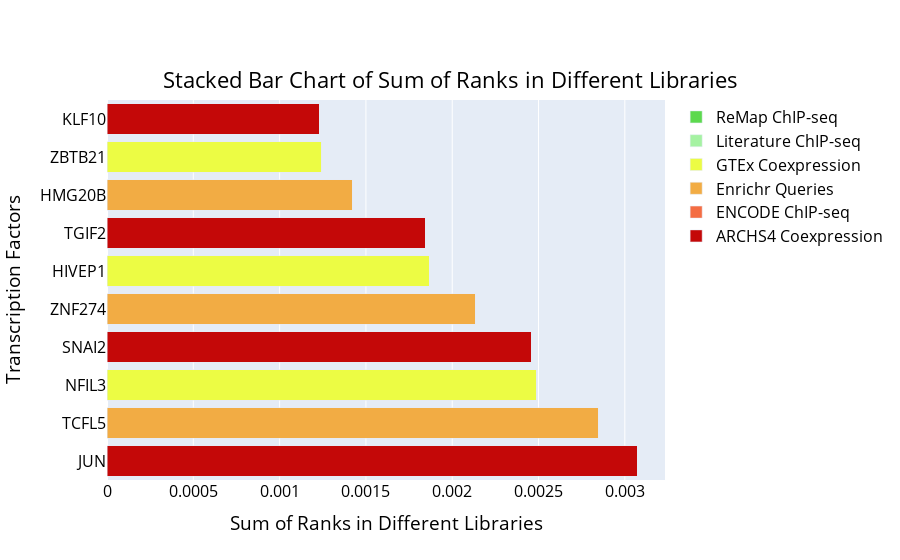

Notebook code for this chart:
### Markdown cell above
## Top Rank Bar Chart

### Code cell
tr_sortedtopresults = sorted(results['Integrated--topRank'], key = lambda k: k['Score']) 
tr_sortedtopresults = tr_sortedtopresults[0:num_tfs]
tr_sortedtopresults = tr_sortedtopresults[::-1]

topranklibscores = []
for i in range(num_tfs):
    topranklibscores.append(tr_sortedtopresults[i]['Score'])

tr_lib_scores = {'ARCHS4 Coexpression': [0] * num_tfs, 'ENCODE ChIP-seq': [0] * num_tfs, 
                 'Enrichr Queries': [0] * num_tfs, 'GTEx Coexpression': [0] * num_tfs,
                 'Literature ChIP-seq': [0] * num_tfs, 'ReMap ChIP-seq': [0] * num_tfs}

for i, tfentry in enumerate (tr_sortedtopresults):
    libscores = tfentry['Library'].split(';')
    for value in libscores:
        lib, value = value.split(',')
        tr_lib_scores[lib][i] = float(value)

tr_sortedtfs = []
for i in range(0, len(tr_sortedtopresults)):
    tr_sortedtfs.append(tr_sortedtopresults[i].get('TF'))


tr_fig = go.Figure(data = [go.Bar(name = c_lib, 
                                  x = tr_lib_scores[c_lib], 
                                  y = tr_sortedtfs,
                                  marker = go.bar.Marker(color = c_lib_palette[c_lib]), 
                                  orientation = 'h') 
                           for c_lib in libs_sorted])
tr_fig.update_layout(barmode = 'stack')
tr_fig.update_layout(
    title = {
        'text': 'Stacked Bar Chart of Sum of Ranks in Different Libraries',
        'y': 0.87,
        'x': 0.5,
        'xanchor': 'center',
        'yanchor': 'top',
    },
    xaxis_title = 'Sum of Ranks in Different Libraries',
    yaxis_title = 'Transcription Factors',
    font = dict(
        size = 16,
        color = 'black'
    )
)

tr_fig.show()

### Figure 1 — Plotly figure (JSON) as saved in the notebook; plotly's stock layout.template omitted (floating-point values rounded to 4 significant figures)
{"data": [{"marker": {"color": "rgb(196, 8, 8)"}, "name": "ARCHS4 Coexpression", "orientation": "h", "type": "bar", "x": [0.003071, 0, 0, 0.002457, 0, 0, 0.001843, 0, 0, 0.001229], "y": ["JUN", "TCFL5", "NFIL3", "SNAI2", "ZNF274", "HIVEP1", "TGIF2", "HMG20B", "ZBTB21", "KLF10"]}, {"marker": {"color": "rgb(244, 109, 67)"}, "name": "ENCODE ChIP-seq", "orientation": "h", "type": "bar", "x": [0, 0, 0, 0, 0, 0, 0, 0, 0, 0], "y": ["JUN", "TCFL5", "NFIL3", "SNAI2", "ZNF274", "HIVEP1", "TGIF2", "HMG20B", "ZBTB21", "KLF10"]}, {"marker": {"color": "rgb(242, 172, 68)"}, "name": "Enrichr Queries", "orientation": "h", "type": "bar", "x": [0, 0.002849, 0, 0, 0.002137, 0, 0, 0.001425, 0, 0], "y": ["JUN", "TCFL5", "NFIL3", "SNAI2", "ZNF274", "HIVEP1", "TGIF2", "HMG20B", "ZBTB21", "KLF10"]}, {"marker": {"color": "rgb(236, 252, 68)"}, "name": "GTEx Coexpression", "orientation": "h", "type": "bar", "x": [0, 0, 0.002489, 0, 0, 0.001867, 0, 0, 0.001245, 0], "y": ["JUN", "TCFL5", "NFIL3", "SNAI2", "ZNF274", "HIVEP1", "TGIF2", "HMG20B", "ZBTB21", "KLF10"]}, {"marker": {"color": "rgb(165, 242, 162)"}, "name": "Literature ChIP-seq", "orientation": "h", "type": "bar", "x": [0, 0, 0, 0, 0, 0, 0, 0, 0, 0], "y": ["JUN", "TCFL5", "NFIL3", "SNAI2", "ZNF274", "HIVEP1", "TGIF2", "HMG20B", "ZBTB21", "KLF10"]}, {"marker": {"color": "rgb(92, 217, 78)"}, "name": "ReMap ChIP-seq", "orientation": "h", "type": "bar", "x": [0, 0, 0, 0, 0, 0, 0, 0, 0, 0], "y": ["JUN", "TCFL5", "NFIL3", "SNAI2", "ZNF274", "HIVEP1", "TGIF2", "HMG20B", "ZBTB21", "KLF10"]}], "layout": {"barmode": "stack", "font": {"color": "black", "size": 16}, "title": {"text": "Stacked Bar Chart of Sum of Ranks in Different Libraries", "x": 0.5, "xanchor": "center", "y": 0.87, "yanchor": "top"}, "xaxis": {"title": {"text": "Sum of Ranks in Different Libraries"}}, "yaxis": {"title": {"text": "Transcription Factors"}}}}
